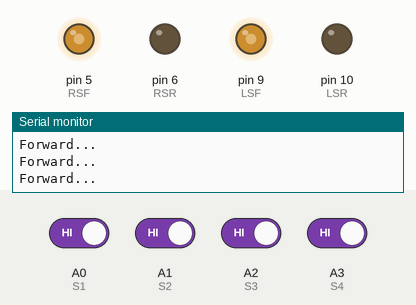
The sketch below on a simulated Arduino Uno, built with avr-gcc and run on an emulated ATmega328P. Parts: output pins drawn as LEDs (lit = HIGH), the last lines printed to the serial monitor. The inputs (shaded band) are chosen by the test bench; at power-on: A0 (S1), A1 (S2), A2 (S3), A3 (S4) HIGH.

Above: at 4.2 s.
4.3 s: A0 (S1) driven LOW
At 5.3 s:
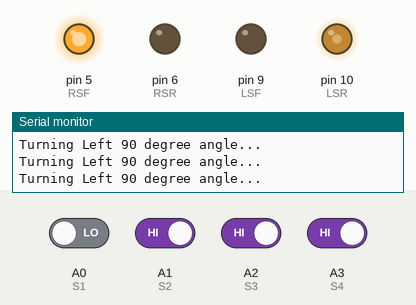
5.8 s: A1 (S2) driven LOW
At 6.8 s:
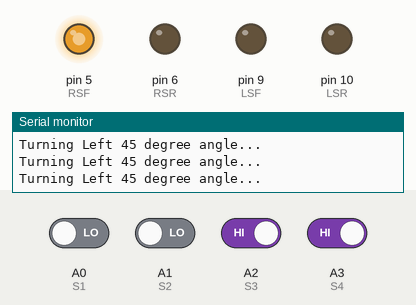
7.3 s: A3 (S4) driven LOW
At 8.3 s:
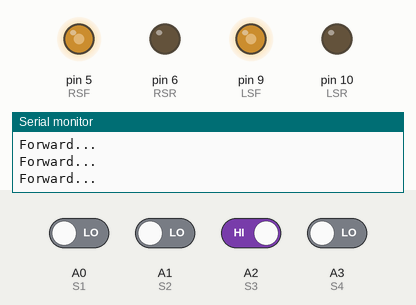
10.3 s: A2 (S3) driven LOW
At 11.1 s:
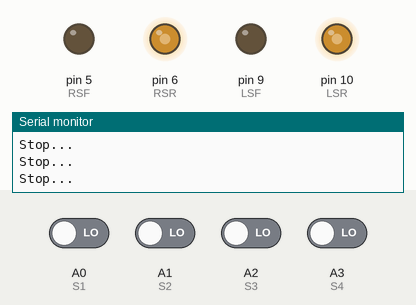
11.8 s: A0 (S1) driven HIGH
At 12.4 s:
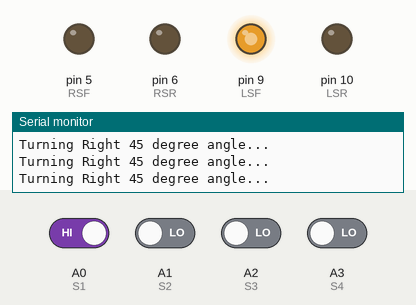
13.4 s: A1 (S2) driven HIGH and A2 (S3) driven HIGH
At 14.7 s:
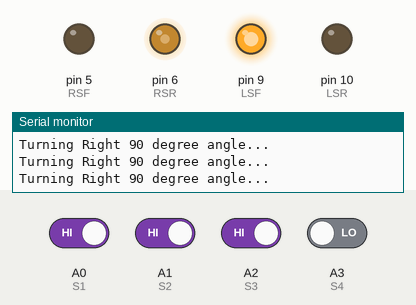
Timing chart, 0 to 15.9 s (numbered marks = the images above; inputs shaded):
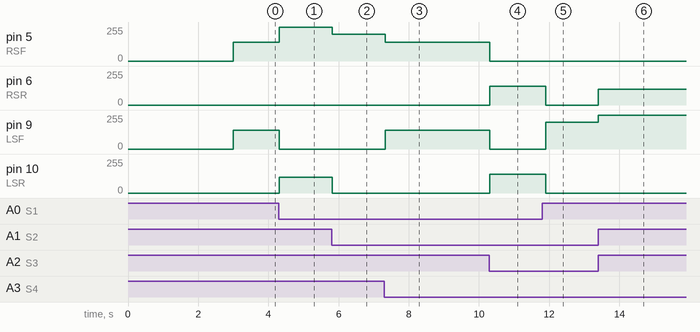

The sketch:

Line_Follower_Main_Code.ino
```cpp
int RSF = 5;    //right side motor rotate forward
int RSR = 6;    //right side motor rotate reverse

int LSF = 9;    //left side motor rotate forward
int LSR = 10;   //left side motor rotate reverse

int S1 = A0;    //IR sensor most right side
int S2 = A1;    //IR sensor 2nd most right side
int S3 = A2;    //IR sensor 2nd most left side
int S4 = A3;    //IR sensor most left side

int SF = 140;
int SHT = 200;
int SFT = 255;
int SFB = 120;

int TD = 10;
int TDT = 50;

void setup()
{
 pinMode(RSF, OUTPUT);
 pinMode(RSR, OUTPUT);

 pinMode(LSF, OUTPUT);
 pinMode(LSR, OUTPUT);

 pinMode(S1, INPUT);
 pinMode(S2, INPUT);
 pinMode(S3, INPUT);
 pinMode(S4, INPUT);

 Serial.begin(9600);

 delay(3000);

}

void loop()
{
  if((digitalRead(S1) == 0)&&(digitalRead(S2) == 0)&&(digitalRead(S3) == 0)&&(digitalRead(S4) == 0))
  {
    backward();
    Serial.println("Stop...");
  }

  else if((digitalRead(S1) == 0)&&(digitalRead(S2) == 1)&&(digitalRead(S3) == 1)&&(digitalRead(S4) == 0))
  {
    forward();
    Serial.println("Forward...");
  }

  else if((digitalRead(S1) == 0)&&(digitalRead(S2) == 1)&&(digitalRead(S3) == 1)&&(digitalRead(S4) == 1))
  {
    turnLeft90();
    Serial.println("Turning Left 90 degree angle...");
  }

  else if((digitalRead(S1) == 1)&&(digitalRead(S2) == 1)&&(digitalRead(S3) == 1)&&(digitalRead(S4) == 0))
  {
    turnRight90();
    Serial.println("Turning Right 90 degree angle...");
  }

  else if((digitalRead(S1) == 0)&&(digitalRead(S2) == 0)&&(digitalRead(S3) == 1)&&(digitalRead(S4) == 1))
  {
    turnLeft45();
    Serial.println("Turning Left 45 degree angle...");
  }

  else if((digitalRead(S1) == 1)&&(digitalRead(S2) == 1)&&(digitalRead(S3) == 0)&&(digitalRead(S4) == 0))
  {
    turnRight45();
    Serial.println("Turning Right 45 degree angle...");
  }

  else if((digitalRead(S1) == 0)&&(digitalRead(S2) == 0)&&(digitalRead(S3) == 0)&&(digitalRead(S4) == 1))
  {
    turnLeft45();
    Serial.println("Turning Left 45 degree angle...");
  }

  else if((digitalRead(S1) == 1)&&(digitalRead(S2) == 0)&&(digitalRead(S3) == 0)&&(digitalRead(S4) == 0))
  {
    turnRight45();
    Serial.println("Turning Right 45 degree angle...");
  }

  else if((digitalRead(S1) == 0)&&(digitalRead(S2) == 0)&&(digitalRead(S3) == 1)&&(digitalRead(S4) == 0))
  {
    forward();
    Serial.println("Forward...");
  }

  else if((digitalRead(S1) == 0)&&(digitalRead(S2) == 1)&&(digitalRead(S3) == 0)&&(digitalRead(S4) == 0))
  {
    forward();
    Serial.println("Forward...");
  }

  else if((digitalRead(S1) == 1)&&(digitalRead(S2) == 1)&&(digitalRead(S3) == 1)&&(digitalRead(S4) == 1))
  {
    forward();
    Serial.println("Forward...");
  }
}

void stop(){
 analogWrite(RSF, 0);
 analogWrite(RSR, 0);

 analogWrite(LSF, 0);
 analogWrite(LSR, 0);
}

void forward(){
 analogWrite(RSF, SF);
 analogWrite(RSR, 0);

 analogWrite(LSF, SF);
 analogWrite(LSR, 0);

 delay(TD);
}

void backward(){
 analogWrite(RSF, 0);
 analogWrite(RSR, SF);

 analogWrite(LSF, 0);
 analogWrite(LSR, SF);

 delay(200);
}

void turnRight90(){
 analogWrite(RSF, 0);
 analogWrite(RSR, SFB);

 analogWrite(LSF, SFT);
 analogWrite(LSR, 0);

 delay(TDT);
}

void turnRight45(){
 analogWrite(RSF, 0);
 analogWrite(RSR, 0);

 analogWrite(LSF, SHT);
 analogWrite(LSR, 0);

 delay(TD);
}

void turnLeft90(){
 analogWrite(RSF, SFT);
 analogWrite(RSR, 0);

 analogWrite(LSF, 0);
 analogWrite(LSR, SFB);

 delay(TDT);
}

void turnLeft45(){
 analogWrite(RSF, SHT);
 analogWrite(RSR, 0);

 analogWrite(LSF, 0);
 analogWrite(LSR, 0);

 delay(TD);
}
```

Measured:
- after the input at 4.3 s, pin 5 (RSF): 140/255 → 255/255 at once; pin 9 (LSF): 140/255 → 0/255 at once; pin 10 (LSR): 0/255 → 120/255 at once
- after the input at 5.8 s, pin 5 (RSF): 255/255 → 200/255 at once; pin 10 (LSR): 120/255 → 0/255 at once
- after the input at 7.3 s, pin 5 (RSF): 200/255 → 140/255 at once; pin 9 (LSF): 0/255 → 140/255 at once
- after the input at 10.3 s, pin 5 (RSF), pin 9 (LSF): 140/255 → 0/255 at once; pin 6 (RSR), pin 10 (LSR): 0/255 → 140/255 at once
- after the input at 11.8 s, pin 6 (RSR), pin 10 (LSR): 140/255 → 0/255 after 0.11 s; pin 9 (LSF): 0/255 → 200/255 after 0.11 s
- after the input at 13.4 s, pin 6 (RSR): 0/255 → 120/255 at once; pin 9 (LSF): 200/255 → 255/255 at once
